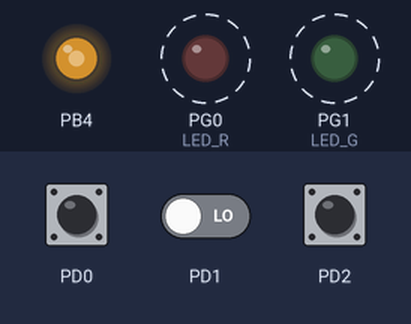
Simulated run of this program. Board: ATmega128, built with avr-gcc and emulated at 16 MHz. Shown: output pins drawn as LEDs (lit = HIGH). Dashed ring = blinking. The test bench sets the inputs (shaded band); at power-on: PD2 LOW, PD1 LOW, PD0 LOW.

Above: at 1.2 s.
1.3 s: PD2 driven HIGH
At 2.4 s:
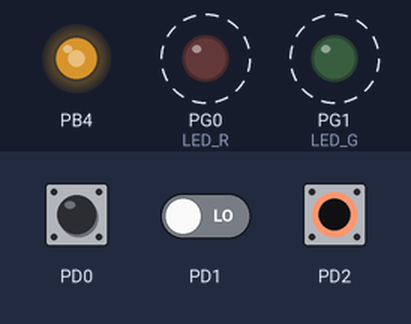
4.3 s: PD1 driven HIGH
7.3 s: PD0 driven HIGH
10.3 s: PD0 pulsed LOW 5 times (0.12 s each, 0.3 s apart)
At 11.24 s:
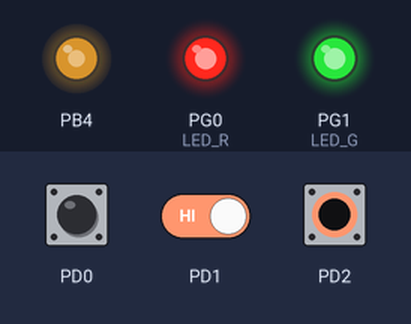
13.3 s: PD2 pulsed LOW 2 times (0.12 s each, 0.3 s apart)
At 13.99 s:
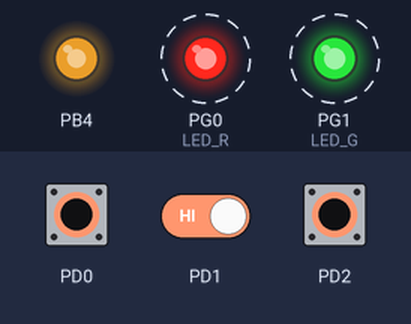
Timing chart, 0 to 17.3 s (numbered marks = the images above; inputs shaded):
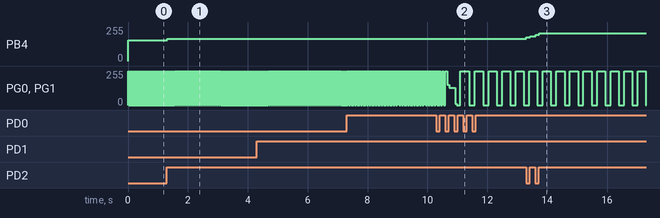

The program:

PWM_main.c
```c
/*
 * PWM_main.c
 *
 * Created: 2024-10-23 오전 9:51:11
 * Author : user
 */
#define __DELAY_BACKWARD_COMPATIBLE__  // delay 함수에 변수를 넣고자 할 떄 사용
#define F_CPU 16000000UL
#include <avr/interrupt.h>
#include <util/delay.h>
#include <avr/io.h>

#define LED_R PORTG0
#define LED_G PORTG1
#define LED_Y PORTG2
#define DDR	  DDRG
#define PORT  PORTG

volatile int period = 50;
volatile int DutyRate = 50;

volatile int led_y_st = 0;			// LED_Y 상태 확인 변수
volatile int cnt = 0, cnt_ref = 10;

ISR(INT0_vect)
{
	period -= 10;					// 주기 감소
	if(period < 0) period = 500;
}
ISR(INT1_vect)
{
	DutyRate += 10;
	if(DutyRate > 90) DutyRate = 10;
}
ISR(INT2_vect)
{
	//cnt_ref--;
	//if(cnt_ref < 0) cnt_ref = 50;
	OCR0+= 10;
}

ISR(TIMER0_COMP_vect)
{
	//if(++cnt > cnt_ref)
	//{
		//if(led_y_st)
		//{
			//PORT &= ~(1<<LED_Y);	// LED_Y off
			//led_y_st = 0;
		//}
		//else
		//{
			//PORT |= (1<<LED_Y);		// LED_Y on
			//led_y_st = 1;
		//}
		//cnt = 0;
	//}
	// TCNT0 = 0;
}
int main(void)
{

	EIMSK |= (1<<INT0)|(1<<INT1)|(1<<INT2);	  // 외부 인터럽트 0,1,2 호출
	EICRA |= (1<<ISC00)|(0<<ISC01);			  // 인터럽트 PD0 하강 엣지 동작
	EICRA |= (1<<ISC10)|(0<<ISC11);			  // 인터럽트 PD1 하강 엣지 동작
	EICRA |= (1<<ISC20)|(0<<ISC21);			  // 인터럽트 PD2 하강 엣지 동작

	//TIMSK |= (1<<OCIE1A)|(1<<OCIE1B);
	//ETIMSK |= (1<<OCIE1C);

	OCR3A =

	TCCR0 |= (1<<CS00)|(1<<CS01)|(1<<CS02);	  // 분주비 1024 : (1/16M) * 1024 = 64us
	TCCR0 |= (1<<WGM01)|(1<<WGM00);           // Fast PWM mode
	TCCR0 |= (1<<COM01)|(0<<COM00);			  // OC0 정상 출력 설정
	OCR0 = 157;								  // ~ 10ms  // 156.25

	sei();
	DDRB |= 0x10;							  // PB4 : OC0 출력 포트로 선언
	DDR |= (1<<LED_R)|(1<<LED_G);//|(1<<LED_Y);  // LED 포트 출력 포트로 선언

    while (1)
    {
		PORT |= (1<<LED_R)|(1<<LED_G);				 // LED On
		_delay_ms(period*DutyRate/100);			     // Duty 50% : on time
		PORT &= ~((1<<LED_R)|(1<<LED_G));			 // LED off
		_delay_ms(period*(100-DutyRate)/100);		 // Duty 50% : off time
    }
}
```

MyLib.c
```c
/*
 * MyLib.c
 *
 * Created: 2024-10-11 오후 2:38:21
 *  Author: user
 */

#include <avr/io.h>  // AVR 기본 헤더

int TestBit(char pin, char mask)  // PINx 레지스터의 값의 mask bit가 0인지 1인지 판별
{
	if((pin & mask) != 0) return 1;
	return 0;
}


void StandBy()  // PORT G4를 프로그램 시작 안정화 스위치로, 범용 함수 설정
{
	DDRG &= ~0x10;  // G4를 입력 선언
	PORTG |= 0x10;  // PG4 : Pull-up

	while(!TestBit(PING,0x10));  // TestBit 가 0이 아니면 while문 탈출
	while(TestBit(PING,0x10));  // TestBit 가 0이면 while문 탈출
}
```

Measured:
- after the input at 1.3 s, PB4: 157/255 → 167/255 at once
- after the input at 13.3 s, PB4: 167/255 → 177/255 at once, → 187/255 0.13 s later, → 197/255 0.18 s later, → 207/255 0.11 s later
- by itself, PG0 (LED_R), PG1 (LED_G): alternates 255/255 for 0.27 s and 0/255 for 0.18 s
